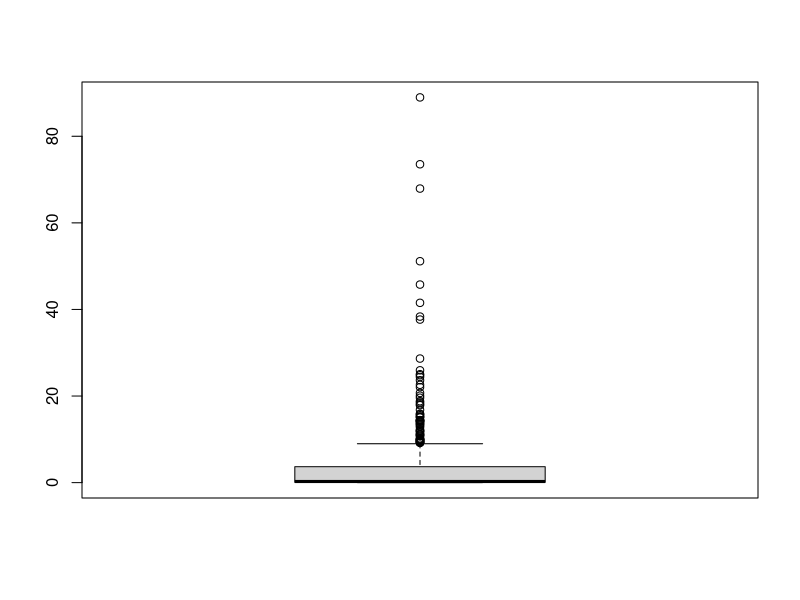
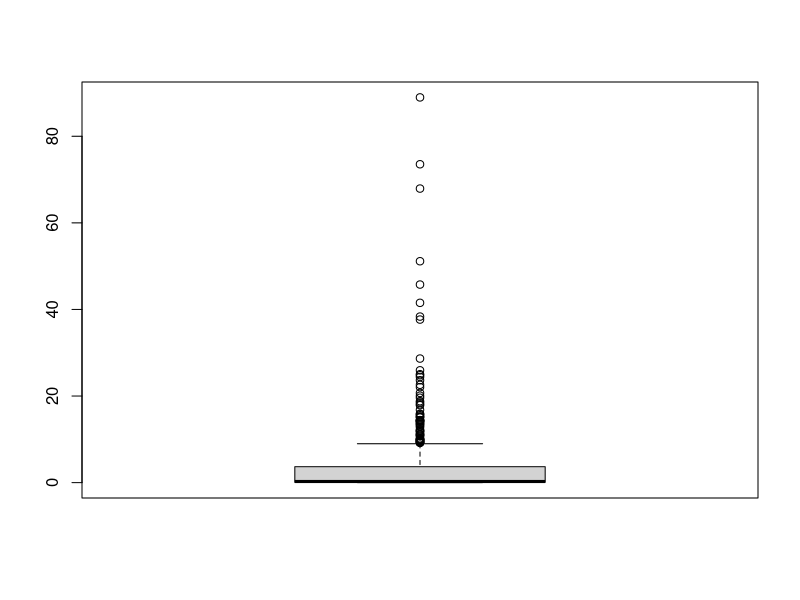
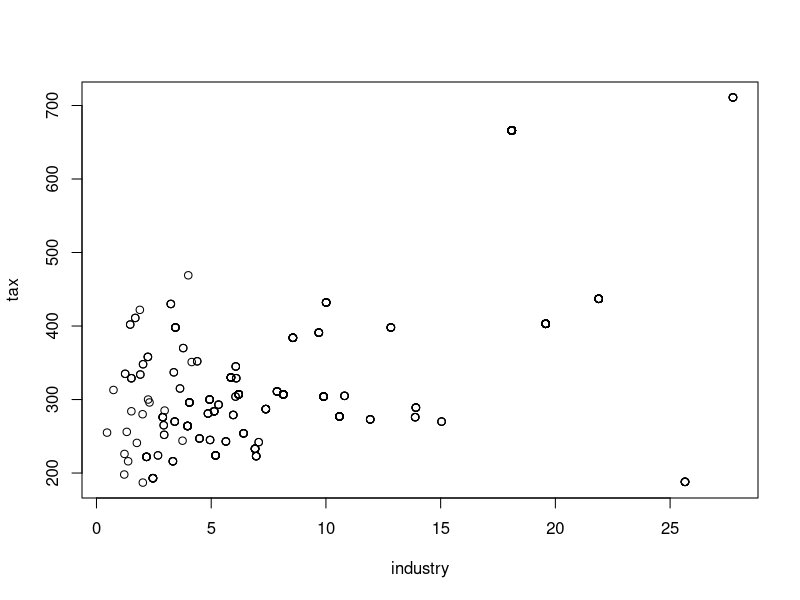
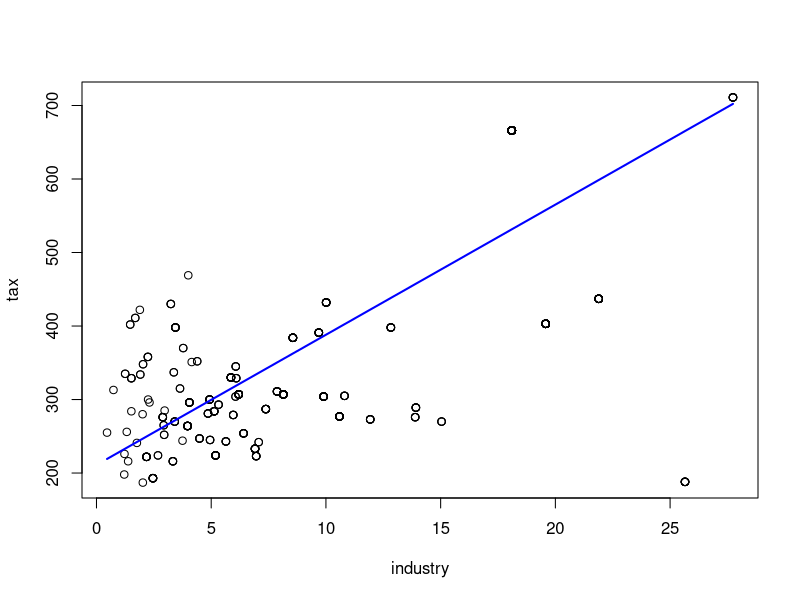
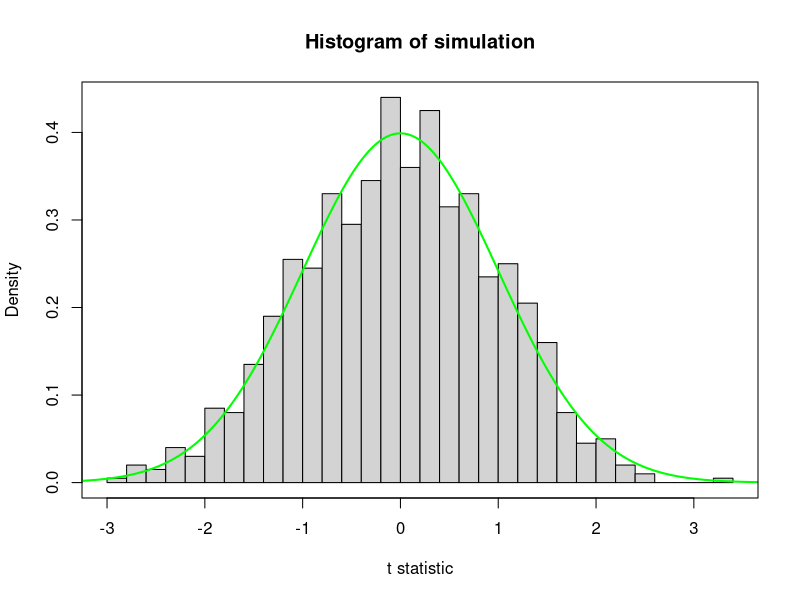

Write R code to recreate these figures, in order.
## ---- chunk 1
# Call the help page of the command help
help(help)
## ---- chunk 2
x = 5^2
x
x = 7
x
## ---- chunk 3
vec = c(3, 5, 7, 9, 11, 13, 15)
vec
## ---- chunk 4
help(seq)
## ---- chunk 5
vec2 = seq(3, 15, 2)
vec2
## ---- chunk 6
s = seq(from = 1, to = 100, length.out = 10)
s
s = seq(from = 1, to = 100, by = 1)
s
## ---- chunk 7
a = c(1,2,3,4, 4.5)
b = c(5,6,7,8, 8.5)
a*b           # elementwise
a%*%b         # scalar product
## ---- chunk 8
vec[1:3]
vec[c(2:5,7)]
## ---- chunk 9
prob = seq(from=1, to=50, by=1)
prob = prob^2
print(prob)
## ---- chunk 10
prob_scalar = prob%*%prob
print(prob_scalar)
## ---- chunk 11
prob_sqrt = sqrt(prob)
prob_transform1 = prob + prob_sqrt
prob_transform2 = prob + seq(from=1, to=50, by=1)
identical(prob_transform1, prob_transform2)
## ---- chunk 12
alphabet = letters
print(alphabet)
letters
# Test prob + alphabet
# prob + alphabet # Afterwards, delete this line or turn it into a comment to continue
logi = rep(c(TRUE, FALSE), 25)
prob + logi 
## ---- chunk 13
zeta = rnorm(1000)
zeta_min = min(zeta)
zeta_max = max(zeta)
zeta_sum = sum(zeta)
zeta_mean = mean(zeta)
zeta_range = range(zeta)
print(paste("zeta_min: ", zeta_min))
print(paste("zeta_max: ", zeta_max))
print(paste("zeta_sum: ", zeta_sum))
print(paste("zeta_mean: ", zeta_mean))
print(paste("zeta_range: min =", zeta_range[1], ", max =", zeta_range[2], ", difference = ", zeta_range[2]-zeta_range[1]))

summary(zeta)


## ---- chunk 14
min = zeta_min
max = zeta_max
smaller_zero = sum(zeta < 0)
minus_one_to_one = sum(zeta >= -1 & zeta <= 1)
print(paste("No. of elements < 0: ", smaller_zero))
print(paste("No. of elements -1 < zeta < 1: ", minus_one_to_one))
## ---- chunk 15
zeta_sort = sort(zeta)
zeta_threshold = zeta[zeta >=  -1 & zeta <= 1]
range(zeta_threshold)
length(zeta_threshold)
## ---- chunk 16
a1 = rbinom(n = 10000, size = 1, prob = 0.5)
b1 = rbinom(n = 10000, size = 1, prob = 0.5)
all(!(a1|b1)==((!a1)&(!b1))) 
all(!(a1&b1)==((!a1)|(!b1)))
## ---- chunk 17
sum = 0
for(i in 1:length(s)){
  sum=sum+s[i]
}
sum
sum(s)
## ---- chunk 18
i = 1
sum = 0
while(i<=length(s)){
  sum = sum + s[i]
  i = i+1
}
sum
## ---- chunk 19
name = function(argument1, argument2, argument3 = a,...){
  procedure
  return(result)
}
## ---- chunk 20
our_mean = function(x){
  result = sum(x)/length(x)
  return(result)
}

our_mean(s)
identical(our_mean(s), mean(s))
## ---- chunk 21
# Test vector
zeta = rnorm(1000)

# Create a function
min_vec = function(x){
  # Inputs
  #   x: some vector
  # Outputs
  #   res: Minimum of vector x
  
  n = length(x)
  res = x[1]
  for (i in 2:n){
    if (x[i] < res){
      res = x[i]
    }
  }
  return(res)
}
# Test the function and compare the result to min(zeta)
min_vec(zeta)
identical(min_vec(zeta), min(zeta))
## ---- chunk 22
identity = function(n){
  # Inputs:
  #   n: Dimension of the square identity matrix
  # Outputs:
  #   nxn identity matrix
  
  iden = matrix(0, nrow=n, ncol=n)
  for (i in 1:n){
    iden[i, i]=1
  }
  return(iden)
}
identity(3)
identity(10)
## ---- chunk 23
mat = function(n){
  # Inputs:
  #   n: Dimension of the matrix
  # Output
  #   mat_res: nxn matrix
  
  mat_res = matrix(0, nrow=n, ncol=n)
  for (i in 1:n){
    for (j in 1:n){
      if (i >= j){
        mat_res[i, j] = i
      }
      else{
        mat_res[i, j] = j
      }
    }
  }
  return(mat_res)
}

# mat()
mat(5)
mat(10)
## ---- chunk 24
library(MASS)
Bost = Boston
## ---- chunk 25
names(Bost)
## ---- chunk 26
summary(Bost)
## ---- chunk 27
Bost[,3]
## ---- chunk 28
Bost[1:90,7]
## ---- chunk 29
sub_Bost_1 = Bost[,c(1:4,12:14)]
## ---- chunk 30
sub_Bost_2 = Bost[,-3]
## ---- chunk 31
mean(Bost[,1])
var(Bost[,1])
range(Bost[,1])
quantile(Bost[,1])
boxplot(Bost[,1])
## ---- chunk 32
mean(Bost$crim)
var(Bost$crim)
range(Bost$crim)
quantile(Bost$crim)
boxplot(Bost$crim)
## ---- chunk 33
cor(Bost$tax, Bost$indus)
## ---- chunk 34
plot(Bost$indus, Bost$tax, xlab = 'industry', ylab = 'tax')
## ---- chunk 35
result = lm(tax ~ indus, data = Bost)
## ---- chunk 36
summary(result)
## ---- chunk 37
x = seq(min(Bost[,"indus"]), max(Bost[,"indus"]), by = 0.05)
x = Bost[,"indus"]
y = result$coefficients[1] + result$coefficients[2]*x
plot(Bost[,'indus'], Bost[,'tax'], xlim = range(Bost[,'indus']), ylim = range(Bost[,'tax']), xlab = 'industry', ylab = 'tax')
lines(x, y, lwd = 2, col = "blue")
## ---- chunk 38
set.seed(8)                   
x = rnorm(10, mean = 0, sd = 1)
x
## ---- chunk 39
x = runif(100)
u = rnorm(100, sd = 2)
y = 1 + 2*x + u
## ---- chunk 40
estim = lm(y~x)
coeff = estim$coefficients
print(coeff)
covariance = vcov(estim)
## ---- chunk 41
t = (coeff[2]-2)/sqrt(covariance[2,2])
t
## ---- chunk 42
statistic = function(){
  x = runif(1000)
  u = rnorm(1000, sd = 2)
  y = 1 + 2*x + u
  estim = lm(y~x)
  coeff = estim$coefficients
  covariance = vcov(estim)
  t = (coeff[2]-2)/sqrt(covariance[2,2])
  return(t)
}
## ---- chunk 43
set.seed(8)
N_MC = 1000 # number of replications in the simulation
simulation = replicate(N_MC, statistic())
## ---- chunk 44
# empirical:
hist(simulation, breaks = 40, probability = T, xlab = "t statistic")

# theoretical:
x = seq(-5, 5, length.out = 10000)
y = dnorm(x, sd = 1)
lines(x, y, col = "green", lwd = 2)
box()

summary(simulation)
print('The End!')
